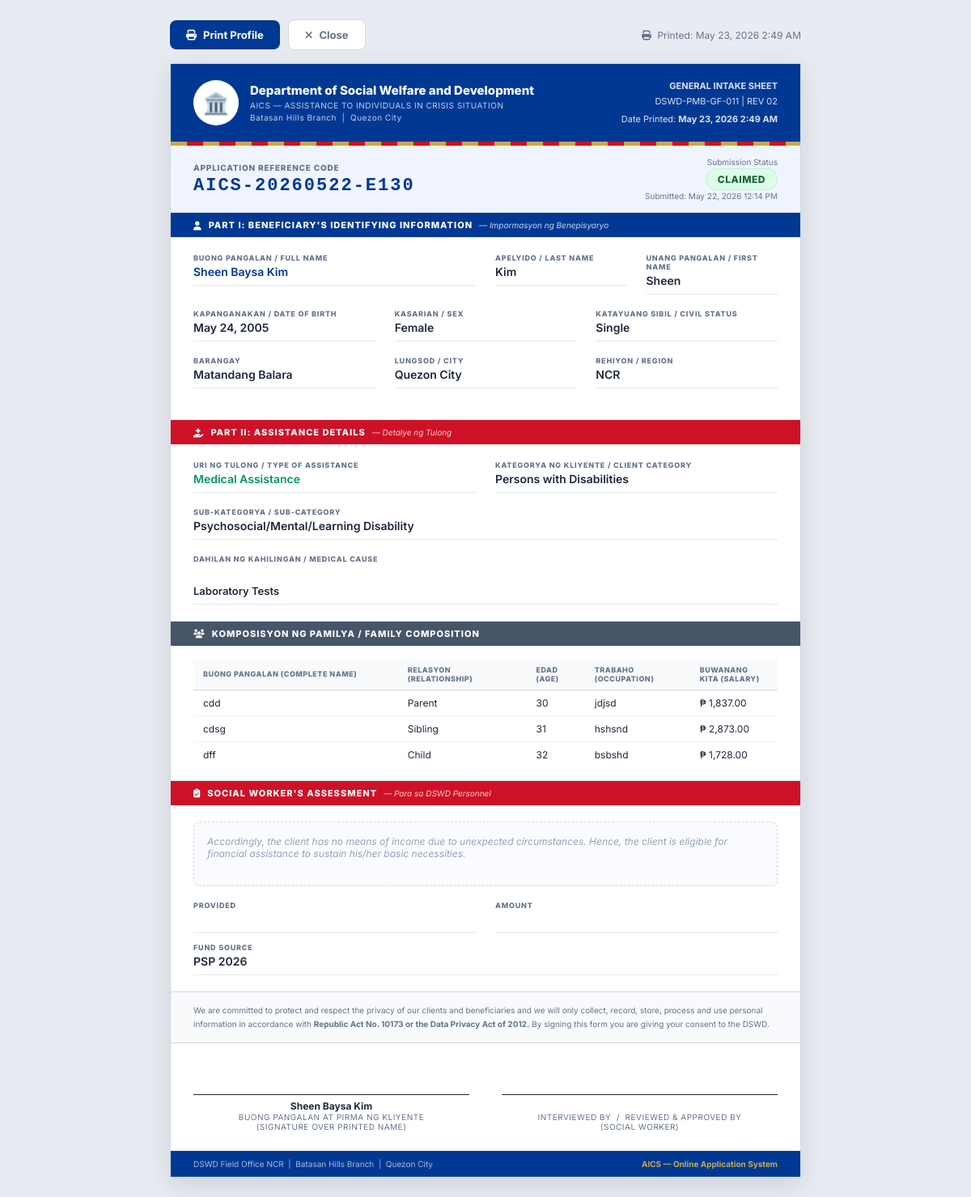
Page /frontend/view_pending_profile.php?id=8 (signed in) on the committed database.
### tables this page shows
CREATE TABLE `pending_applications` (
  `id` int NOT NULL,
  `application_code` varchar(20) NOT NULL,
  `fname` varchar(100) DEFAULT NULL,
  `mname` varchar(100) DEFAULT NULL,
  `lname` varchar(100) DEFAULT NULL,
  `sex` varchar(10) DEFAULT NULL,
  `civil_status` varchar(30) DEFAULT NULL,
  `birth_date` date DEFAULT NULL,
  `barangay` varchar(100) DEFAULT NULL,
  `medical_cause` text,
  `assistance_type` varchar(100) DEFAULT NULL,
  `client_category` varchar(100) DEFAULT NULL,
  `client_subcategory` varchar(100) DEFAULT NULL,
  `submitted_at` timestamp NOT NULL DEFAULT CURRENT_TIMESTAMP,
  `is_claimed` tinyint(1) DEFAULT '0',
  `family_composition` longtext
);

### frontend/view_pending_profile.php (the view, shortened to what this page needs)
<?php
$conn = new mysqli('localhost', 'root', '', 'aics_dss');
$id = isset($_GET['id']) ? (int)$_GET['id'] : 0;
$stmt = $conn->prepare("SELECT * FROM pending_applications WHERE id = ?");
$stmt->bind_param("i", $id);
$stmt->execute();
$row = $stmt->get_result()->fetch_assoc();
$fullname  = ucwords(strtolower(trim($row['fname'] . ' ' . ($row['mname'] ? $row['mname'] . ' ' : '') . $row['lname'])));
$bdate     = (!empty($row['birth_date']) && $row['birth_date'] !== '0000-00-00') ? date("F d, Y", strtotime($row['birth_date'])) : 'Not specified';
$submitted = date("F d, Y g:i A", strtotime($row['submitted_at']));
$printed   = date("F d, Y g:i A");
$status    = $row['is_claimed'] ? 'Claimed' : 'Pending';
$family = [];
if (!empty($row['family_composition'])) {
    $decoded = json_decode($row['family_composition'], true);
    if (is_array($decoded)) $family = $decoded;
}
?>
<!DOCTYPE html>
<html lang="en">
<head>
    <link rel="stylesheet" href="https://cdnjs.cloudflare.com/ajax/libs/font-awesome/6.4.0/css/all.min.css">
</head>
<body>
<div class="toolbar">
    <button class="btn-toolbar btn-print" onclick="window.print()">
        <i class="fas fa-print"></i> Print Profile
    </button>
    <button class="btn-toolbar btn-close" onclick="window.close()">
        <i class="fas fa-times"></i> Close
    </button>
    <span style="font-size:12px; color:var(--muted); margin-left:auto;">
        <i class="fas fa-print" style="margin-right:4px;"></i> Printed: <?php echo $printed; ?>
    </span>
</div>
<div class="document">
    <div class="doc-header">
        <div class="logo-wrap">
            <div class="seal">🏛️</div>
            <div>
                <h1>Department of Social Welfare and Development</h1>
                <p>AICS — ASSISTANCE TO INDIVIDUALS IN CRISIS SITUATION</p>
                <p>Batasan Hills Branch &nbsp;|&nbsp; Quezon City</p>
            </div>
        </div>
        <div class="right-info">
            <div><strong>GENERAL INTAKE SHEET</strong></div>
            <div>DSWD-PMB-GF-011 | REV 02</div>
            <div style="margin-top:4px;">Date Printed: <strong><?php echo $printed; ?></strong></div>
        </div>
    </div>
    <div class="accent-bar"></div>
    <div class="code-banner">
        <div>
            <div style="font-size:10px; font-weight:800; color:var(--muted); text-transform:uppercase; letter-spacing:.8px; margin-bottom:4px;">Application Reference Code</div>
            <div class="code"><?php echo htmlspecialchars($row['application_code']); ?></div>
        </div>
        <div style="text-align:right;">
            <div style="font-size:10px; color:var(--muted); margin-bottom:4px;">Submission Status</div>
            <span class="status-pill <?php echo $row['is_claimed'] ? 'claimed' : ''; ?>">
                <?php echo $status; ?>
            </span>
            <div style="font-size:10px; color:var(--muted); margin-top:6px;">
                Submitted: <?php echo $submitted; ?>
            </div>
        </div>
    </div>
    <div class="section-title">
        <i class="fas fa-user"></i>
        Part I: Beneficiary's Identifying Information
        <span class="sub">— Impormasyon ng Benepisyaryo</span>
    </div>
    <div class="info-body">
        <div class="info-grid cols-4" style="margin-bottom:18px;">
            <div class="info-item" style="grid-column: span 2;">
                <label>Buong Pangalan / Full Name</label>
                <div class="value highlight"><?php echo htmlspecialchars($fullname); ?></div>
            </div>
            <div class="info-item">
                <label>Apelyido / Last Name</label>
                <div class="value"><?php echo htmlspecialchars(ucwords(strtolower($row['lname']))); ?></div>
            </div>
            <div class="info-item">
                <label>Unang Pangalan / First Name</label>
                <div class="value"><?php echo htmlspecialchars(ucwords(strtolower($row['fname']))); ?></div>
            </div>
        </div>
        <div class="info-grid" style="margin-bottom:18px;">
            <div class="info-item">
                <label>Kapanganakan / Date of Birth</label>
                <div class="value"><?php echo $bdate; ?></div>
            </div>
            <div class="info-item">
                <label>Kasarian / Sex</label>
                <div class="value"><?php echo htmlspecialchars($row['sex'] ?? '—'); ?></div>
            </div>
            <div class="info-item">
                <label>Katayuang Sibil / Civil Status</label>
                <div class="value"><?php echo htmlspecialchars($row['civil_status'] ?? '—'); ?></div>
            </div>
        </div>
        <div class="info-grid" style="margin-bottom:18px;">
            <div class="info-item">
                <label>Barangay</label>
                <div class="value"><?php echo htmlspecialchars($row['barangay'] ?? '—'); ?></div>
            </div>
            <div class="info-item">
                <label>Lungsod / City</label>
                <div class="value">Quezon City</div>
            </div>
            <div class="info-item">
                <label>Rehiyon / Region</label>
                <div class="value">NCR</div>
            </div>
        </div>
    </div>
    <div class="section-title red">
        <i class="fas fa-hand-holding-medical"></i>
        Part II: Assistance Details
        <span class="sub">— Detalye ng Tulong</span>
    </div>
    <div class="info-body">
        <div class="info-grid cols-2" style="margin-bottom:18px;">
            <div class="info-item">
                <label>Uri ng Tulong / Type of Assistance</label>
                <div class="value green"><?php echo htmlspecialchars($row['assistance_type'] ?? '—'); ?></div>
            </div>
            <div class="info-item">
                <label>Kategorya ng Kliyente / Client Category</label>
                <div class="value"><?php echo htmlspecialchars($row['client_category'] ?? '—'); ?></div>
            </div>
        </div>
        <div class="info-grid cols-full" style="margin-bottom:18px;">
            <div class="info-item">
                <label>Sub-Kategorya / Sub-Category</label>
                <div class="value"><?php echo htmlspecialchars($row['client_subcategory'] ?? '—'); ?></div>
            </div>
        </div>
        <div class="info-grid cols-full">
            <div class="info-item">
                <label>Dahilan ng Kahilingan / Medical Cause</label>
                <div class="value" style="white-space:pre-line; line-height:1.6; font-size:13px;">
                    <?php
                    $cause = $row['medical_cause'] ?? '—';
                    $decoded = json_decode($cause, true);
                    echo htmlspecialchars(is_array($decoded) ? implode(', ', $decoded) : $cause);
                    ?>
                </div>
            </div>
        </div>
    </div>
    <div class="section-title" style="background:#475569;">
        <i class="fas fa-users"></i>
        Komposisyon ng Pamilya / Family Composition
    </div>
    <div class="info-body" style="padding-top:16px; padding-bottom:16px;">
        <table class="family-table">
            <thead>
                <tr>
                    <th style="width:35%;">Buong Pangalan (Complete Name)</th>
                    <th style="width:22%;">Relasyon (Relationship)</th>
                    <th style="width:10%;">Edad (Age)</th>
                    <th style="width:18%;">Trabaho (Occupation)</th>
                    <th style="width:15%;">Buwanang Kita (Salary)</th>
                </tr>
            </thead>
            <tbody>
                <?php if (!empty($family)): ?>
                    <?php foreach ($family as $member): ?>
                    <tr>
                        <td><?php echo htmlspecialchars($member['name'] ?? '—'); ?></td>
                        <td><?php echo htmlspecialchars($member['relation'] ?? '—'); ?></td>
                        <td><?php echo htmlspecialchars($member['age'] ?? '—'); ?></td>
                        <td><?php echo htmlspecialchars($member['occupation'] ?? '—'); ?></td>
                        <td><?php echo !empty($member['salary']) ? '₱ ' . number_format($member['salary'], 2) : '—'; ?></td>
                    </tr>
                    <?php endforeach; ?>
                <?php else: ?>
                    <tr class="empty-row">
                        <td colspan="5">No family composition data provided.</td>
                    </tr>
                <?php endif; ?>
            </tbody>
        </table>
    </div>
    <div class="section-title red">
        <i class="fas fa-clipboard-check"></i>
        Social Worker's Assessment
        <span class="sub">— Para sa DSWD Personnel</span>
    </div>
    <div class="info-body">
        <div style="border: 1.5px dashed var(--border); border-radius:8px; padding:16px; min-height:80px; background:#fafbff; font-size:12px; color:#94a3b8; font-style:italic;">
            Accordingly, the client has no means of income due to unexpected circumstances. Hence, the client is eligible for financial assistance to sustain his/her basic necessities.
        </div>
        <div class="info-grid cols-2" style="margin-top:18px;">
            <div class="info-item">
                <label>Provided</label>
                <div class="value">&nbsp;</div>
            </div>
            <div class="info-item">
                <label>Amount</label>
                <div class="value">&nbsp;</div>
            </div>
        </div>
        <div class="info-grid cols-full" style="margin-top:12px;">
            <div class="info-item">
                <label>Fund Source</label>
                <div class="value">PSP <?php echo date('Y'); ?></div>
            </div>
        </div>
    </div>
    <div style="padding: 14px 28px; background:#f8fafc; border-top: 1px solid var(--border); font-size:10px; color:var(--muted); line-height:1.7;">
        We are committed to protect and respect the privacy of our clients and beneficiaries and we will only collect, record, store,
        process and use personal information in accordance with <strong>Republic Act No. 10173 or the Data Privacy Act of 2012.</strong>
        By signing this form you are giving your consent to the DSWD.
    </div>
    <div class="sig-area">
        <div class="sig-box">
            <div class="sig-line"></div>
            <div style="font-size:12px; font-weight:700; color:var(--text);"><?php echo htmlspecialchars($fullname); ?></div>
            <div class="sig-label">Buong Pangalan at Pirma ng Kliyente<br>(Signature over Printed Name)</div>
        </div>
        <div class="sig-box">
            <div class="sig-line"></div>
            <div style="font-size:12px; font-weight:700; color:var(--text);">&nbsp;</div>
            <div class="sig-label">Interviewed by &nbsp;/&nbsp; Reviewed & Approved by<br>(Social Worker)</div>
        </div>
    </div>
    <div class="doc-footer">
        <span>DSWD Field Office NCR &nbsp;|&nbsp; Batasan Hills Branch &nbsp;|&nbsp; Quezon City</span>
        <span class="gold">AICS — Online Application System</span>
    </div>
</div>
</body>
</html>

### frontend/view_pending_profile.php (style rules this page uses)
:root { --navy: #003893; --red: #ce1126; --gold: #c8a94a; --light: #f0f4ff; --border:#d1d9e6; --text: #1e293b; --muted: #64748b; }
* { box-sizing: border-box; margin: 0; padding: 0; }
body { font-family: 'Inter', sans-serif; background: #e8ecf2; color: var(--text); padding: 24px; }
.toolbar { max-width: 780px; margin: 0 auto 16px; display: flex; gap: 10px; align-items: center; }
.btn-toolbar { padding: 10px 20px; border-radius: 8px; border: none; font-family: 'Inter', sans-serif; font-size: 13px; font-weight: 700; cursor: pointer; display: flex; align-items: center; gap: 8px; transition: .2s; }
.btn-print { background: var(--navy); color: #fff; }
.btn-close { background: #fff; color: var(--muted); border: 1px solid var(--border); }
.document { max-width: 780px; margin: 0 auto; background: #fff; border: 1.5px solid var(--border); box-shadow: 0 8px 30px rgba(0,0,0,.12); }
.doc-header { background: var(--navy); color: #fff; padding: 18px 28px; display: flex; align-items: center; justify-content: space-between; gap: 16px; }
.doc-header .logo-wrap { display: flex; align-items: center; gap: 14px; }
.doc-header .seal { width: 56px; height: 56px; background: #fff; border-radius: 50%; display: flex; align-items: center; justify-content: center; font-size: 26px; flex-shrink: 0; }
.doc-header h1 { font-size: 15px; font-weight: 800; line-height: 1.2; }
.doc-header p { font-size: 10px; opacity: .75; margin-top: 3px; letter-spacing: .5px; }
.doc-header .right-info { text-align: right; font-size: 11px; opacity: .85; line-height: 1.7; }
.accent-bar { height: 5px; background: repeating-linear-gradient(90deg, var(--gold) 0, var(--gold) 20px, var(--red) 20px, var(--red) 40px); }
.code-banner { background: var(--light); border-bottom: 1.5px solid var(--border); padding: 14px 28px; display: flex; align-items: center; justify-content: space-between; flex-wrap: wrap; gap: 10px; }
.code-banner .code { font-family: 'Courier New', monospace; font-size: 22px; font-weight: 800; color: var(--navy); letter-spacing: 2px; }
.status-pill { padding: 5px 14px; border-radius: 20px; font-size: 12px; font-weight: 800; text-transform: uppercase; letter-spacing: .5px; background: #fef9c3; color: #854d0e; border: 1px solid #fde68a; }
.status-pill.claimed { background: #dcfce7; color: #166534; border-color: #bbf7d0; }
.section-title { background: var(--navy); color: #fff; padding: 8px 28px; font-size: 11px; font-weight: 800; text-transform: uppercase; letter-spacing: 1px; display: flex; align-items: center; gap: 8px; }
.section-title.red { background: var(--red); }
.section-title span.sub { font-weight: 400; font-size: 10px; opacity: .8; font-style: italic; text-transform: none; letter-spacing: 0; }
.info-body { padding: 20px 28px; }
.info-grid { display: grid; grid-template-columns: repeat(3, 1fr); gap: 16px 24px; }
.info-grid.cols-2 { grid-template-columns: 1fr 1fr; }
.info-grid.cols-4 { grid-template-columns: repeat(4, 1fr); }
.info-grid.cols-full { grid-template-columns: 1fr; }
.info-item label { font-size: 9px; font-weight: 800; color: var(--muted); text-transform: uppercase; letter-spacing: .8px; display: block; margin-bottom: 3px; }
.info-item .value { font-size: 14px; color: var(--text); font-weight: 600; border-bottom: 1.5px solid #e2e8f0; padding-bottom: 5px; min-height: 26px; }
.info-item .value.highlight { color: var(--navy); }
.info-item .value.green { color: #059669; }
.family-table { width: 100%; border-collapse: collapse; font-size: 12px; }
.family-table th { background: #f8fafc; padding: 8px 12px; text-align: left; font-size: 9px; font-weight: 800; color: var(--muted); text-transform: uppercase; border-bottom: 1.5px solid var(--border); letter-spacing: .5px; }
.family-table td { padding: 8px 12px; border-bottom: 1px solid #f1f5f9; color: var(--text); }
.family-table tr:last-child td { border-bottom: none; }
.sig-area { display: grid; grid-template-columns: 1fr 1fr; gap: 40px; padding: 24px 28px; border-top: 1.5px solid var(--border); }
.sig-box { text-align: center; }
.sig-line { border-bottom: 1.5px solid var(--text); margin-bottom: 6px; height: 40px; }
.sig-label { font-size: 10px; color: var(--muted); text-transform: uppercase; letter-spacing: .5px; }
.doc-footer { background: var(--navy); padding: 10px 28px; display: flex; justify-content: space-between; align-items: center; font-size: 10px; color: rgba(255,255,255,.65); }
.doc-footer span.gold { color: var(--gold); font-weight: 700; }

### rows in the picture
pending_applications: application_code "AICS-20260522-E130", is_claimed "CLAIMED", submitted_at "May 22, 2026 12:14 PM", fullname "Sheen Baysa Kim", lname "Kim", fname "Sheen", birth_date "May 24, 2005", sex "Female", civil_status "Single", barangay "Matandang Balara", assistance_type "Medical Assistance", client_category "Persons with Disabilities", client_subcategory "Psychosocial/Mental/Learning Disability", medical_cause "Laboratory Tests"

### other values in the picture
$member['name'] "cdd"
$member['relation'] "Parent"
$member['age'] "30"
$member['occupation'] "jdjsd"
$member['salary'] "1,837.00"
$member['name'] "cdsg"
$member['relation'] "Sibling"
$member['age'] "31"
$member['occupation'] "hshsnd"
$member['salary'] "2,873.00"
$member['name'] "dff"
$member['relation'] "Child"
$member['age'] "32"
$member['occupation'] "bsbshd"
$member['salary'] "1,728.00"
